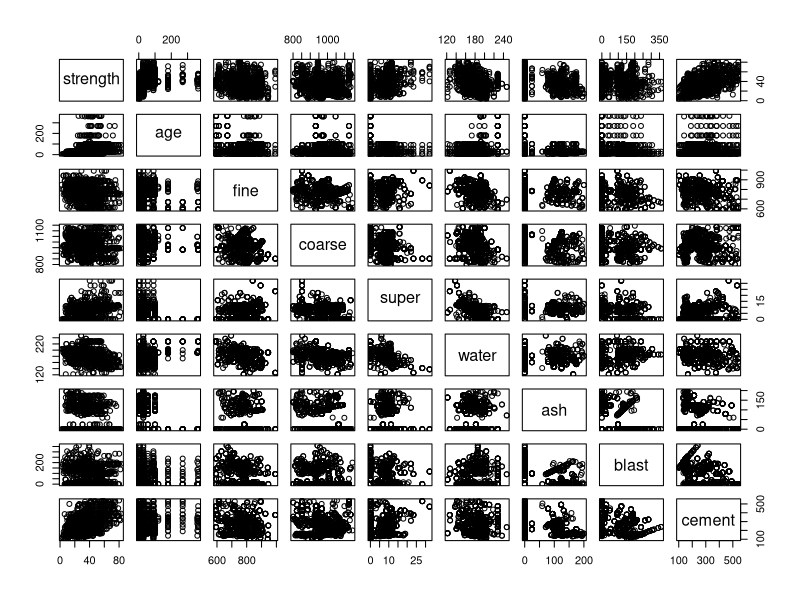
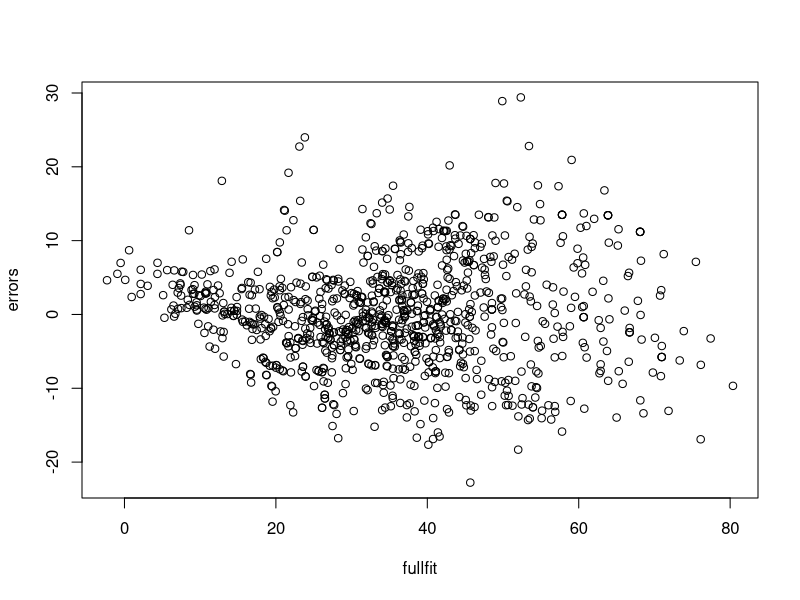
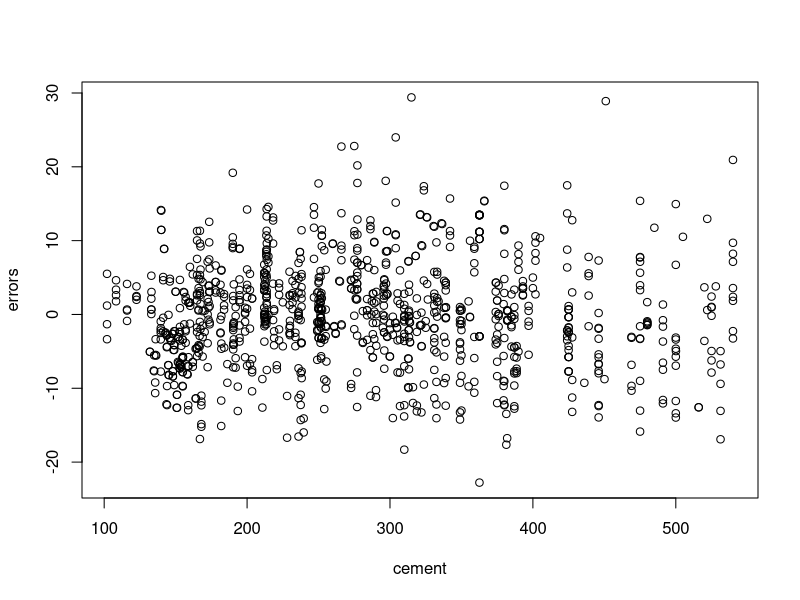
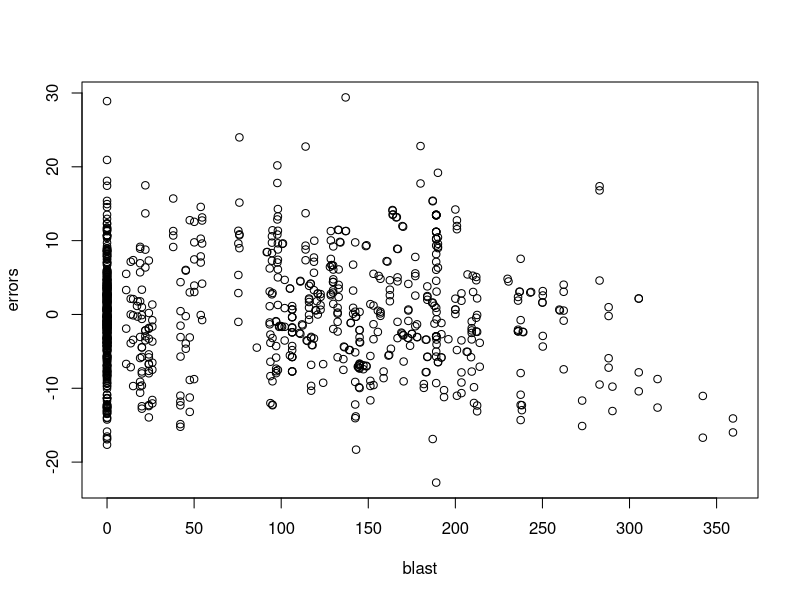
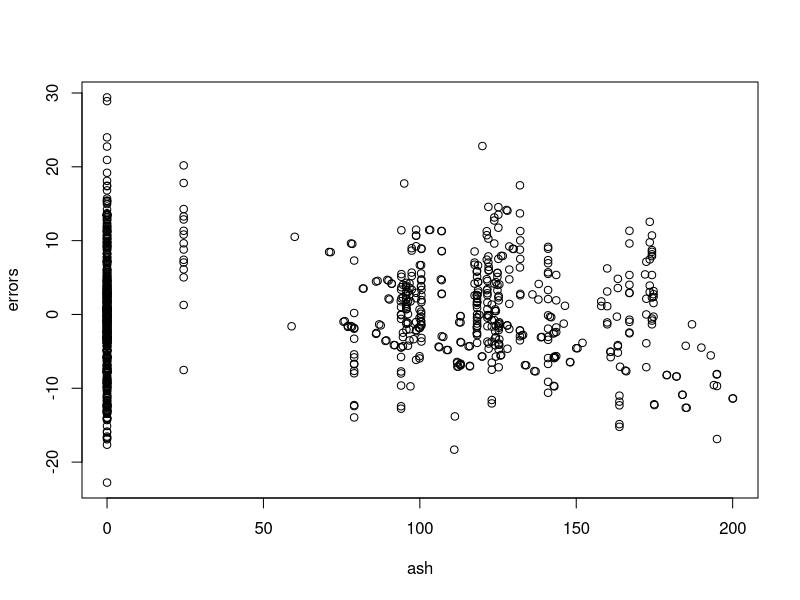
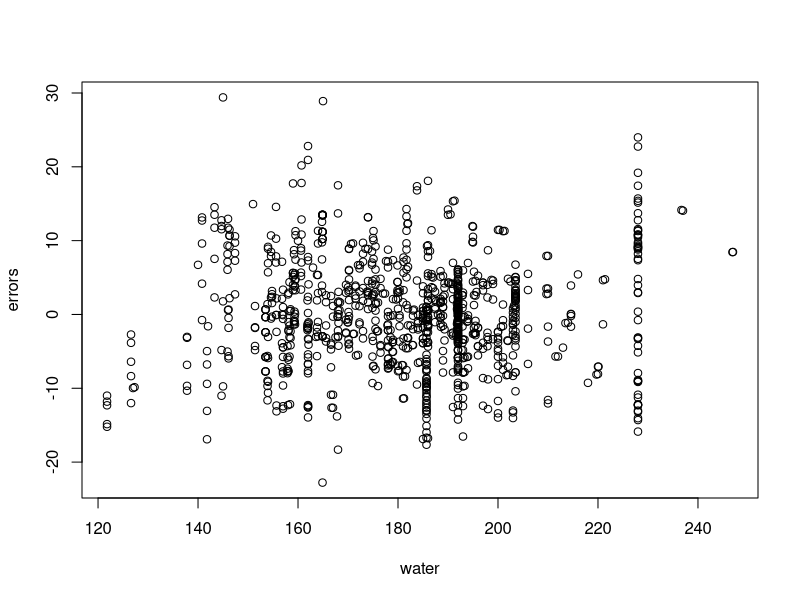
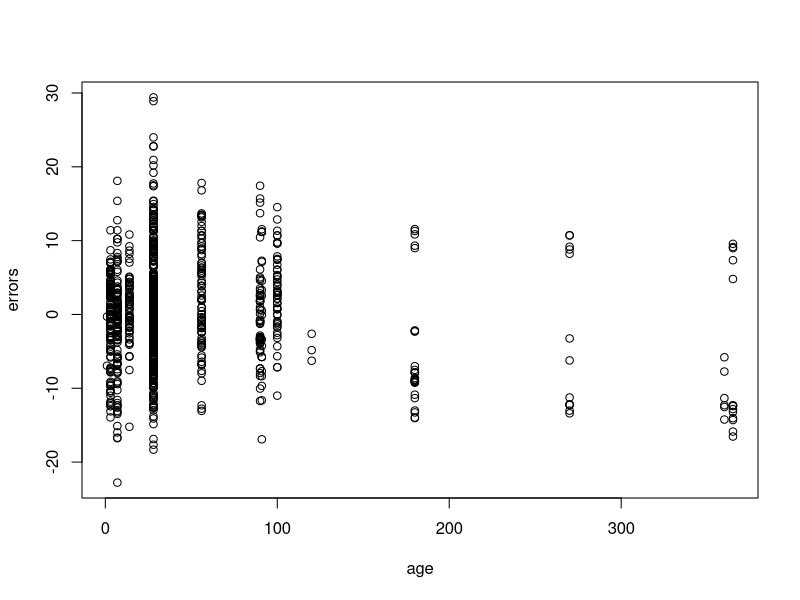
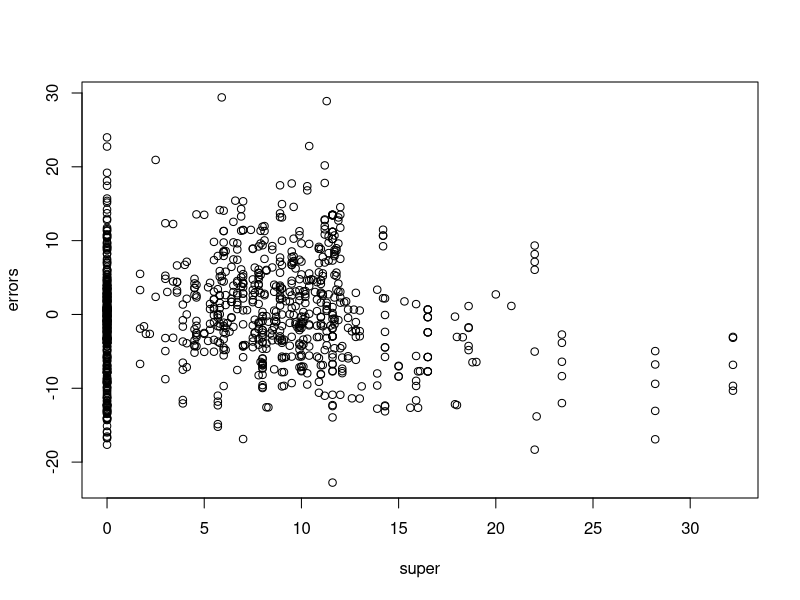

The R source for these figures, in order:
## ---- chunk 1
library(leaps)
library(MASS)

data=read.table("Concrete_Data.txt", sep="\t", header=TRUE)
names(data)<-c("Cement", "Blast Furnace", "Ash", "Water", "SuperPlasticizer", "CoarseAgg",
               "FineAgg", "Age", "Strength")

cement=data$Cement
blast=data$`Blast Furnace`
ash=data$Ash
water=data$Water
super=data$SuperPlasticizer
coarse=data$CoarseAgg
fine=data$FineAgg
age=data$Age
strength=data$Strength
pairs(~strength + age + fine + coarse + super + water + ash + blast + cement) #might not need this
cor(data) #no issues with multicolinearity
## ---- chunk 2
cor(data) #no issues with multicolinearity
## ---- chunk 3
#might want to consider using stepwise with different criterion and see if we get the same model? F-test/BIC?
stepmod=lm(strength ~ log(age) + fine + coarse + super + water + ash + blast + cement)
fullfit=fitted(stepmod)
shapiro.test(stepmod$residuals) #errors not normally distributed, really low p value....
errors=strength-fitted(stepmod)
plot(fullfit, errors)
plot(cement, errors)
plot(blast, errors)
plot(ash, errors)
plot(water, errors)
plot(age, errors)
plot(super, errors)
plot(coarse, errors)
plot(fine, errors)
## ---- chunk 4
#Stepwise Regression
basemod=lm(strength~1)
stepmod=lm(strength ~ age + fine + coarse + super + water + ash + blast + cement)
step(basemod, scope = list(lower=basemod, upper=stepmod))

stepwise=lm(strength ~ cement + super + age + blast + water + 
              ash)

fittedstep=fitted(stepwise)
errors=strength-fittedstep
## ---- chunk 5
summary(stepwise)
## ---- chunk 6
# Check residuals vs predictor for any transformations that need to be made to meet LINE conditions

plot(stepwise)

plot(fittedstep, errors, xlab="Fitted", ylab="Residuals")
plot(cement, errors)
plot(blast, errors)
plot(ash, errors)
plot(water, errors)
plot(age, errors)
plot(super, errors)

# Check for normality
qqnorm(errors)
qqline(errors)

shapiro.test(errors)
## ---- chunk 7
stepwise=lm(strength ~ cement + super + log(age) + blast + water + 
              ash)

fittedstep=fitted(stepwise)
errors=strength-fittedstep
plot(fittedstep, errors, xlab="fitted", ylab="residuals")
plot(cement, errors)
plot(blast, errors)
plot(ash, errors)
plot(water, errors)
plot(age, errors)
plot(super, errors)

qqnorm(errors)
qqline(errors)

shapiro.test(errors)
